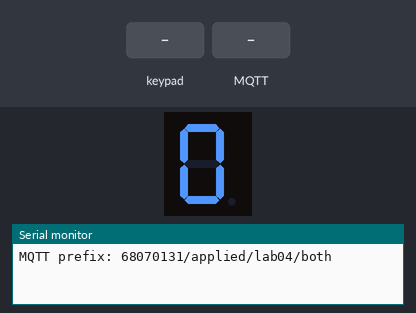
Recording of a sketch running on a simulated Arduino Uno R4 WiFi. Parts: 1-digit seven-segment display, the last lines printed to the serial monitor. Wiring (inferred from the names in the program): 4×4 keypad with keys 1 2 3 A 4 5 6 B 7 8 9 C * 0 # D: rows D2, D3, D4, D5; columns D6, D7, D8, D9; 1-digit 7-segment display, segments lit when HIGH: segments D10, D11, D12, D13, A0, A1, A2. Inputs (shaded band) come from the test bench. WiFi joins after 1.5 s; servers stay silent unless stated; no MQTT or app messages arrive unless stated; the segment pins are drawn as the display they are named for.

Above: at 2.7 s.
2.8 s: keypad keys 1 2 3 4 pressed 0.4 s apart
At 4.5 s:
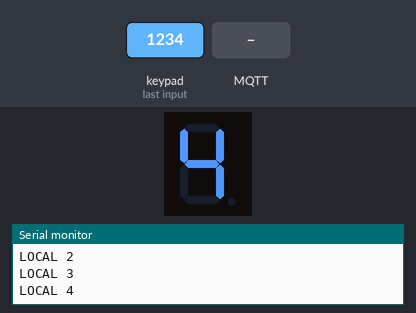
5.9 s: MQTT message "5" arrives on the first subscribed topic
At 7.1 s:
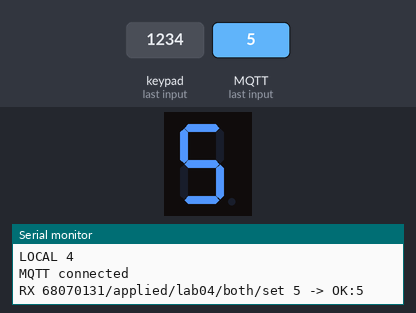
7.4 s: key '6' pressed
At 8.0 s:
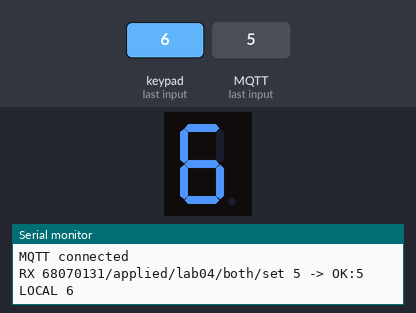
8.9 s: keypad keys 1 3 9 7 # pressed 0.4 s apart
At 11.3 s:
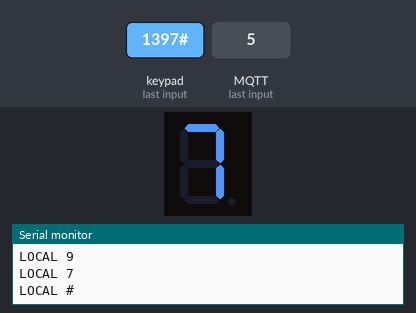
Timing chart, 0 to 12.8 s (numbered marks = the images above; inputs shaded):
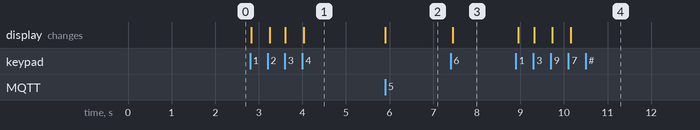

Measured:
- after the input at 2.8 s, the display: first changes at once (image 1 shows a later state)
- after the input at 5.9 s, the display: changes at once (image 2)
- after the input at 7.4 s, the display: changes after 0.05 s (image 3)
- after the input at 8.9 s, the display: first changes after 0.06 s (image 4 shows a later state)

The sketch:

Keypad_SevenSeg_both.ino
```cpp
/*
  04 Keypadควบคุม7เซกเมนต์ / รับและส่งข้อมูลสองทาง
  Arduino UNO R4 WiFi | Broker phycom.it.kmitl.ac.th:1883
  Topic prefix 68070131/applied/lab04/both
  รหัส Wi-Fi ตัวอย่างนี้ถูกระบุตามโจทย์; Repository เป็น public ควรเปลี่ยนรหัสหรือย้ายเป็น secrets ก่อนใช้จริง
  วงจร: ดู README.md และ assets/circuit-lab04.svg
  คำสั่งเว็บตัวอย่าง: 5
  ทดสอบที่คาดหวัง: เว็บสั่ง 5 แสดงเลข 5; กด Keypad 2 กลับแสดง 2 และ Publish 2
*/
#include <WiFiS3.h>
#include <MQTTClient.h>
#include <math.h>
const byte ROWS[4]={2,3,4,5},COLS[4]={6,7,8,9};
const char KEYMAP[4][4]={{'1','2','3','A'},{'4','5','6','B'},{'7','8','9','C'},{'*','0','#','D'}};
char previousKey=0;
void initKeypad(){for(byte i=0;i<4;i++){pinMode(ROWS[i],OUTPUT);digitalWrite(ROWS[i],HIGH);pinMode(COLS[i],INPUT_PULLUP);}}
char scanKey(){char hit=0;for(byte r=0;r<4;r++){digitalWrite(ROWS[r],LOW);delayMicroseconds(10);for(byte c=0;c<4;c++)if(digitalRead(COLS[c])==LOW)hit=KEYMAP[r][c];digitalWrite(ROWS[r],HIGH);}if(!hit){previousKey=0;return 0;}if(previousKey==hit)return 0;previousKey=hit;return hit;}
const byte SEG[7]={10,11,12,13,A0,A1,A2};
const byte DIGITS[10][7]={{1,1,1,1,1,1,0},{0,1,1,0,0,0,0},{1,1,0,1,1,0,1},{1,1,1,1,0,0,1},{0,1,1,0,0,1,1},{1,0,1,1,0,1,1},{1,0,1,1,1,1,1},{1,1,1,0,0,0,0},{1,1,1,1,1,1,1},{1,1,1,1,0,1,1}};
int digit=0;
void showDigit(int x){if(x<0||x>9)return;for(byte i=0;i<7;i++)digitalWrite(SEG[i],DIGITS[x][i]?HIGH:LOW);}
const char WIFI_SSID[]="EDOK";
const char WIFI_PASSWORD[]="1234567890";
const char MQTT_HOST[]="phycom.it.kmitl.ac.th";
const unsigned int MQTT_PORT=1883;
const char TOPIC_PREFIX[]="68070131/applied/lab04/both";
const bool SEND_DATA=true;
const bool RECEIVE_COMMANDS=true;
WiFiClient network;
MQTTClient mqtt(1024);
String topicData,topicSet,topicState,clientId;
unsigned long lastSample=0,lastWiFi=0,lastMqtt=0;
const unsigned long SAMPLE_MS=60UL;
bool remoteActive=false,ackPending=false;
String lastAck="BOOT";

// รับคำสั่งจากเว็บ: ไม่ Publish ภายใน callback
bool applyRemote(String payload){
  if(payload.length()!=1||payload[0]<'0'||payload[0]>'9')return false;digit=payload.toInt();showDigit(digit);remoteActive=true;return true;
}
void onMqttMessage(String &topic,String &payload){
  if(topic!=topicSet)return;
  payload.trim();
  if(payload.length()==0||payload.length()>32){lastAck="ERROR:SIZE";ackPending=true;return;}
  bool accepted=applyRemote(payload);
  lastAck=accepted?String("OK:")+payload:String("ERROR:VALUE");
  ackPending=true;
  Serial.println(String("RX ")+topic+" "+payload+" -> "+lastAck);
}

// โค้ดเซนเซอร์/เอาต์พุตของ LAB
void setupHardware(){initKeypad();for(byte i=0;i<7;i++)pinMode(SEG[i],OUTPUT);showDigit(0);}
String sampleHardware(){
  char k=scanKey();if(!k)return String("");if(k>='0'&&k<='9'){digit=k-'0';showDigit(digit);}return String(k);
}
void maintainNetwork(){
  unsigned long now=millis();
  if(WiFi.status()!=WL_CONNECTED){
    if(now-lastWiFi>=10000UL){lastWiFi=now;WiFi.begin(WIFI_SSID,WIFI_PASSWORD);}
    return;
  }
  if(!mqtt.connected()){
    if(now-lastMqtt>=5000UL){
      lastMqtt=now;
      if(mqtt.connect(clientId.c_str())){
        Serial.println("MQTT connected");
        if(RECEIVE_COMMANDS)mqtt.subscribe(topicSet);
      }else Serial.println("MQTT retry later");
    }
    return;
  }
  mqtt.loop();
  if(RECEIVE_COMMANDS && SEND_DATA && ackPending){
    if(mqtt.publish(topicState,lastAck))ackPending=false;
  }
}
void setup(){
  Serial.begin(115200);
  setupHardware();
  topicData=String(TOPIC_PREFIX)+"/data";
  topicSet=String(TOPIC_PREFIX)+"/set";
  topicState=String(TOPIC_PREFIX)+"/state";
  byte mac[6]={0};
  WiFi.macAddress(mac);
  clientId="phycom-lab04-both-";
  for(byte i=0;i<6;i++){if(mac[i]<16)clientId+="0";clientId+=String(mac[i],HEX);}
  mqtt.begin(MQTT_HOST,MQTT_PORT,network);
  mqtt.onMessage(onMqttMessage);
  WiFi.begin(WIFI_SSID,WIFI_PASSWORD);
  Serial.println(String("MQTT prefix: ")+TOPIC_PREFIX);
}
void loop(){
  maintainNetwork();
  if(millis()-lastSample<SAMPLE_MS)return;
  lastSample=millis();
  if(!SEND_DATA)return; // โหมด Subscribe ควบคุมจากเว็บอย่างเดียว
  String measurement=sampleHardware();
  if(measurement.length()==0)return;
  Serial.println(String("LOCAL ")+measurement);
  if(mqtt.connected())mqtt.publish(topicData,measurement);
}
```
